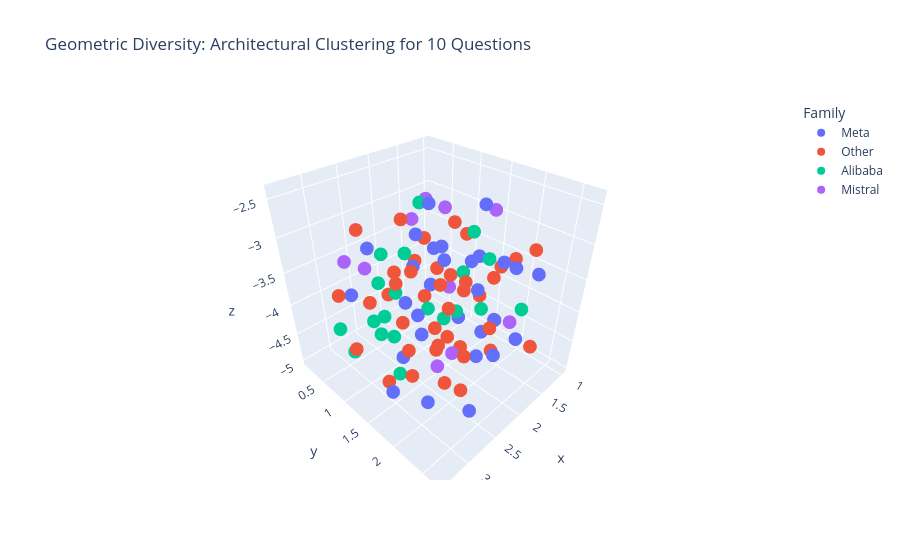

The notebook cell this image was saved under:
### Markdown cell above
### B. Model Family Clustering
Visualize multiple questions to see if Llama, Qwen, etc. stay in their own "territories."

### Code cell
def visualize_families_3d(qid_range=range(0, 100, 10)):
    """
    Plots multiple questions at once to show architectural persistent behavior.
    """
    all_embeds = []
    all_names = []
    all_qids = []
    
    for qid in tqdm(qid_range):
        row = df.iloc[qid]
        responses_dict = row.get('model_responses', {})
        texts = [str(resp_obj.get('answer', '')) for resp_obj in responses_dict.values()]
        
        embeds = model_embed.encode(texts)
        all_embeds.extend(embeds)
        all_names.extend(list(responses_dict.keys()))
        all_qids.extend([f"Q{qid}"] * len(texts))
    
    # Reduce everything together
    reducer = umap.UMAP(n_components=3, random_state=42)
    embed_3d = reducer.fit_transform(all_embeds)
    
    plot_df = pd.DataFrame(embed_3d, columns=['x', 'y', 'z'])
    plot_df['Model'] = all_names
    plot_df['Question'] = all_qids
    
    # Map into broad families
    plot_df['Family'] = plot_df['Model'].apply(lambda x: 'Meta' if 'llama' in x else ('Alibaba' if 'qwen' in x else ('Mistral' if 'mistral' in x else 'Other')))

    fig = px.scatter_3d(
        plot_df, x='x', y='y', z='z', 
        color='Family',
        hover_data=['Model'],
        title=f"Geometric Diversity: Architectural Clustering for {len(qid_range)} Questions"
    )
    fig.show()

visualize_families_3d()

### Figure 1 — Plotly figure (JSON) as saved in the notebook; plotly's stock layout.template omitted (floating-point values rounded to 4 significant figures)
{"data": [{"customdata": [["llama-large"], ["llama4-scout"], ["llama-small"], ["llama-large"], ["llama4-scout"], ["llama-small"], ["llama-small"], ["llama-large"], ["llama4-scout"], ["llama-small"], ["llama4-scout"], ["llama-large"], ["llama-small"], ["llama4-scout"], ["llama-large"], ["llama-large"], ["llama4-scout"], ["llama-small"], ["llama-small"], ["llama-large"], ["llama4-scout"], ["llama4-scout"], ["llama-small"], ["llama-large"], ["llama4-scout"], ["llama-large"], ["llama-small"], ["llama4-scout"], ["llama-small"], ["llama-large"]], "hovertemplate": "Family=Meta<br>x=%{x}<br>y=%{y}<br>z=%{z}<br>Model=%{customdata[0]}<extra></extra>", "legendgroup": "Meta", "marker": {"color": "#636efa", "symbol": "circle"}, "mode": "markers", "name": "Meta", "scene": "scene", "showlegend": true, "type": "scatter3d", "x": [2.268, 2.532, 1.875, 2.354, 2.067, 1.372, 2.001, 1.515, 2.381, 2.398, 3.217, 2.852, 3.32, 2.245, 2.779, 2.352, 2.791, 2.555, 1.426, 2.214, 2.383, 1.96, 2.013, 2.018, 1.096, 1.525, 1.951, 2.429, 2.661, 1.726], "y": [1.171, 1.858, 1.554, 2.493, 2.009, 1.451, 1.397, 0.6587, 1.515, 0.9825, 2.038, 0.5258, 1.873, 1.079, 1.883, 1.333, 2.575, 1.489, 1.617, 2.695, 2.3, 2.243, 2.467, 2.245, 1.092, 2.467, 1.954, 1.639, 0.7072, 2.106], "z": [-2.958, -2.738, -4.227, -3.464, -3.454, -3.523, -3.335, -4.301, -2.411, -4.999, -3.017, -3.887, -4.323, -3.464, -4.93, -4.378, -4.502, -3.851, -4.717, -3.699, -4.106, -4.413, -2.967, -3.793, -3.881, -3.275, -2.419, -2.89, -3.181, -3.18]}, {"customdata": [["gpt-oss-large"], ["kimi"], ["gemma"], ["deepseek-r1"], ["gpt-oss-large"], ["kimi"], ["gemma"], ["deepseek-r1"], ["gpt-oss-large"], ["kimi"], ["gemma"], ["deepseek-r1"], ["gpt-oss-large"], ["kimi"], ["gemma"], ["deepseek-r1"], ["gpt-oss-large"], ["kimi"], ["gemma"], ["deepseek-r1"], ["kimi"], ["gpt-oss-large"], ["gemma"], ["deepseek-r1"], ["gpt-oss-large"], ["kimi"], ["gemma"], ["deepseek-r1"], ["kimi"], ["gpt-oss-large"], ["gemma"], ["deepseek-r1"], ["kimi"], ["gpt-oss-large"], ["gemma"], ["deepseek-r1"], ["gpt-oss-large"], ["kimi"], ["gemma"], ["deepseek-r1"]], "hovertemplate": "Family=Other<br>x=%{x}<br>y=%{y}<br>z=%{z}<br>Model=%{customdata[0]}<extra></extra>", "legendgroup": "Other", "marker": {"color": "#EF553B", "symbol": "circle"}, "mode": "markers", "name": "Other", "scene": "scene", "showlegend": true, "type": "scatter3d", "x": [1.85, 2.529, 2.013, 2.656, 2.424, 3.301, 1.9, 1.746, 2.318, 2.8, 1.574, 3.199, 2.348, 3.307, 1.23, 2.637, 2.632, 2.149, 2.447, 1.747, 2.442, 3.048, 2.838, 1.609, 2.12, 3.167, 1.876, 1.109, 3.389, 1.18, 1.204, 0.98, 2.629, 2.806, 1.721, 2.169, 1.567, 2.812, 1.454, 2.863], "y": [0.8729, 1.993, 0.8602, 1.907, 1.713, 2.196, 0.2704, 0.98, 2.031, 0.7164, 0.591, 0.7921, 0.6689, 1.574, 1.084, 1.479, 1.19, 1.476, 2.14, 2.626, 2.498, 1.783, 2.224, 1.947, 1.822, 1.616, 1.361, 1.857, 1.338, 2.181, 0.8374, 1.545, 2.635, 1.584, 1.772, 0.7914, 0.8434, 2.235, 1.28, 2.514], "z": [-4.233, -3.033, -3.572, -4.083, -4.286, -3.843, -4.081, -4.836, -3.209, -2.87, -3.5, -3.583, -4.058, -3.214, -4.342, -3.178, -3.487, -3.6, -4.763, -4.154, -2.873, -3.512, -4.274, -4.751, -4.438, -4.461, -4.695, -3.504, -3.966, -3.207, -3.295, -3.823, -3.334, -4.211, -3.832, -2.929, -3.898, -3.2, -3.218, -3.646]}, {"customdata": [["qwen-nothink"], ["qwen"], ["qwen"], ["qwen-nothink"], ["qwen-nothink"], ["qwen"], ["qwen-nothink"], ["qwen"], ["qwen-nothink"], ["qwen"], ["qwen-nothink"], ["qwen"], ["qwen-nothink"], ["qwen"], ["qwen-nothink"], ["qwen"], ["qwen"], ["qwen-nothink"], ["qwen-nothink"], ["qwen"]], "hovertemplate": "Family=Alibaba<br>x=%{x}<br>y=%{y}<br>z=%{z}<br>Model=%{customdata[0]}<extra></extra>", "legendgroup": "Alibaba", "marker": {"color": "#00cc96", "symbol": "circle"}, "mode": "markers", "name": "Alibaba", "scene": "scene", "showlegend": true, "type": "scatter3d", "x": [2.732, 2.588, 1.759, 2.848, 3.068, 2.268, 2.156, 3.11, 2.441, 3.211, 2.81, 2.638, 2.545, 1.608, 1.642, 2.188, 1.471, 1.945, 2.235, 2.1], "y": [1.222, 0.7811, 1.509, 1.625, 0.491, 0.441, 0.3162, 1.339, 0.9425, 1.013, 1.395, 0.8233, 1.92, 2.35, 1.826, 1.791, 1.62, 1.804, 1.209, 1.199], "z": [-4.251, -3.698, -3.574, -2.788, -4.36, -4.623, -3.642, -3.712, -3.846, -4.335, -4.741, -4.51, -3.659, -3.807, -3.289, -3.821, -4.269, -2.806, -2.546, -4.151]}, {"customdata": [["mistral"], ["mistral"], ["mistral"], ["mistral"], ["mistral"], ["mistral"], ["mistral"], ["mistral"], ["mistral"], ["mistral"]], "hovertemplate": "Family=Mistral<br>x=%{x}<br>y=%{y}<br>z=%{z}<br>Model=%{customdata[0]}<extra></extra>", "legendgroup": "Mistral", "marker": {"color": "#ab63fa", "symbol": "circle"}, "mode": "markers", "name": "Mistral", "scene": "scene", "showlegend": true, "type": "scatter3d", "x": [2.705, 1.695, 2.623, 3.036, 2.224, 1.515, 1.448, 1.689, 1.723, 1.717], "y": [2.206, 0.4716, 0.09058, 1.152, 1.506, 1.769, 2.098, 0.7499, 1.133, 1.23], "z": [-3.908, -3.203, -3.661, -3.104, -4.937, -2.691, -4.246, -2.815, -2.799, -3.962]}], "layout": {"legend": {"title": {"text": "Family"}, "tracegroupgap": 0}, "scene": {"domain": {"x": [0, 1], "y": [0, 1]}, "xaxis": {"title": {"text": "x"}}, "yaxis": {"title": {"text": "y"}}, "zaxis": {"title": {"text": "z"}}}, "title": {"text": "Geometric Diversity: Architectural Clustering for 10 Questions"}}}
